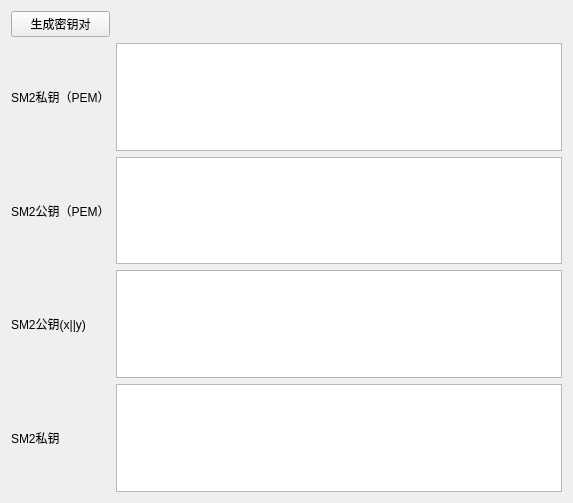
<?xml version="1.0" encoding="UTF-8"?>
<ui version="4.0">
 <class>Sm2Key</class>
 <widget class="QWidget" name="Sm2Key">
  <property name="geometry">
   <rect>
    <x>0</x>
    <y>0</y>
    <width>573</width>
    <height>503</height>
   </rect>
  </property>
  <property name="windowTitle">
   <string>Form</string>
  </property>
  <layout class="QVBoxLayout" name="verticalLayout">
   <item>
    <layout class="QGridLayout" name="gridLayout">
     <item row="3" column="2">
      <widget class="QTextBrowser" name="textBrowserPubkey"/>
     </item>
     <item row="1" column="2">
      <widget class="QTextBrowser" name="textBrowserPrivPem"/>
     </item>
     <item row="1" column="0">
      <widget class="QLabel" name="label">
       <property name="text">
        <string>SM2私钥（PEM）</string>
       </property>
      </widget>
     </item>
     <item row="4" column="0">
      <widget class="QLabel" name="label_3">
       <property name="text">
        <string>SM2私钥</string>
       </property>
      </widget>
     </item>
     <item row="3" column="0">
      <widget class="QLabel" name="label_2">
       <property name="text">
        <string>SM2公钥(x||y)</string>
       </property>
      </widget>
     </item>
     <item row="0" column="0">
      <widget class="QPushButton" name="pushButtonGen">
       <property name="text">
        <string>生成密钥对</string>
       </property>
      </widget>
     </item>
     <item row="4" column="2">
      <widget class="QTextBrowser" name="textBrowserPrivkey"/>
     </item>
     <item row="2" column="0">
      <widget class="QLabel" name="label_4">
       <property name="text">
        <string>SM2公钥（PEM）</string>
       </property>
      </widget>
     </item>
     <item row="2" column="2">
      <widget class="QTextBrowser" name="textBrowserPubPem"/>
     </item>
    </layout>
   </item>
  </layout>
 </widget>
 <resources/>
 <connections/>
</ui>
